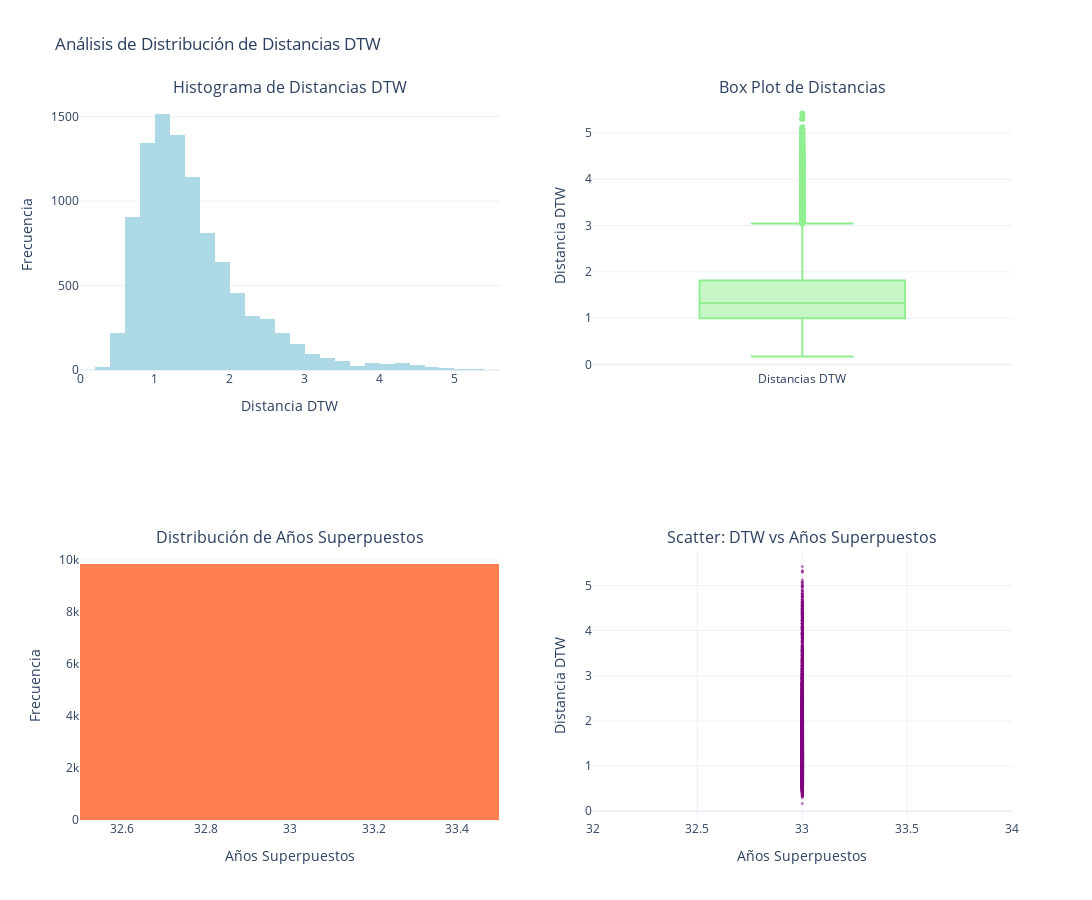

This figure's notebook cell:
### Markdown cell above
## 7. Análisis de Distribución de Distancias

Visualización de la distribución general de distancias DTW en todo el dataset.

### Code cell
# Crear visualización de distribución
fig = make_subplots(
    rows=2, cols=2,
    subplot_titles=(
        'Histograma de Distancias DTW',
        'Box Plot de Distancias',
        'Distribución de Años Superpuestos',
        'Scatter: DTW vs Años Superpuestos'
    ),
    specs=[[{'type': 'histogram'}, {'type': 'box'}],
           [{'type': 'histogram'}, {'type': 'scatter'}]]
)

# Histograma de distancias
fig.add_trace(
    go.Histogram(
        x=df_distances_valid['dtw_distance'],
        nbinsx=50,
        name='Distancias DTW',
        marker_color='lightblue'
    ),
    row=1, col=1
)

# Box plot de distancias
fig.add_trace(
    go.Box(
        y=df_distances_valid['dtw_distance'],
        name='Distancias DTW',
        marker_color='lightgreen'
    ),
    row=1, col=2
)

# Histograma de años superpuestos
fig.add_trace(
    go.Histogram(
        x=df_distances_valid['overlap_years'],
        nbinsx=30,
        name='Años Superpuestos',
        marker_color='coral'
    ),
    row=2, col=1
)

# Scatter plot
fig.add_trace(
    go.Scatter(
        x=df_distances_valid['overlap_years'],
        y=df_distances_valid['dtw_distance'],
        mode='markers',
        marker=dict(size=3, color='purple', opacity=0.5),
        name='Pares de países',
        hovertemplate='Años: %{x}<br>DTW: %{y:.4f}<extra></extra>'
    ),
    row=2, col=2
)

fig.update_layout(
    title='Análisis de Distribución de Distancias DTW',
    height=900,
    width=1200,
    showlegend=False,
    template='plotly_white'
)

fig.update_xaxes(title_text="Distancia DTW", row=1, col=1)
fig.update_yaxes(title_text="Frecuencia", row=1, col=1)
fig.update_yaxes(title_text="Distancia DTW", row=1, col=2)
fig.update_xaxes(title_text="Años Superpuestos", row=2, col=1)
fig.update_yaxes(title_text="Frecuencia", row=2, col=1)
fig.update_xaxes(title_text="Años Superpuestos", row=2, col=2)
fig.update_yaxes(title_text="Distancia DTW", row=2, col=2)

fig.show()

# Estadísticas resumidas
print("\n" + "="*80)
print("📊 ESTADÍSTICAS GLOBALES DEL CACHE DTW")
print("="*80 + "\n")

print(f"Total de pares válidos: {len(df_distances_valid):,}")
print(f"Total de países únicos: {len(set(df_distances_valid['country1']) | set(df_distances_valid['country2']))}")

print(f"\n📏 Distancias DTW:")
print(f"   Mínima:    {df_distances_valid['dtw_distance'].min():.4f}")
print(f"   Máxima:    {df_distances_valid['dtw_distance'].max():.4f}")
print(f"   Media:     {df_distances_valid['dtw_distance'].mean():.4f}")
print(f"   Mediana:   {df_distances_valid['dtw_distance'].median():.4f}")
print(f"   Std Dev:   {df_distances_valid['dtw_distance'].std():.4f}")

print(f"\n📅 Años Superpuestos:")
print(f"   Mínimo:    {int(df_distances_valid['overlap_years'].min())} años")
print(f"   Máximo:    {int(df_distances_valid['overlap_years'].max())} años")
print(f"   Media:     {df_distances_valid['overlap_years'].mean():.1f} años")
print(f"   Mediana:   {int(df_distances_valid['overlap_years'].median())} años")

# Percentiles
print(f"\n📊 Percentiles de Distancias DTW:")
percentiles = [10, 25, 50, 75, 90, 95, 99]
for p in percentiles:
    val = np.percentile(df_distances_valid['dtw_distance'], p)
    print(f"   P{p:2d}:  {val:.4f}")

print(f"\n" + "="*80)

### Figure 1 — Plotly figure (JSON) as saved in the notebook; plotly's stock layout.template omitted (floating-point values rounded to 4 significant figures; data arrays with more than 128 entries replaced by an {"elided": "..."} marker saying what was removed)
{"data": [{"marker": {"color": "lightblue"}, "name": "Distancias DTW", "nbinsx": 50, "type": "histogram", "x": {"elided": "9870 float values"}, "xaxis": "x", "yaxis": "y"}, {"marker": {"color": "lightgreen"}, "name": "Distancias DTW", "type": "box", "xaxis": "x2", "y": {"elided": "9870 float values"}, "yaxis": "y2"}, {"marker": {"color": "coral"}, "name": "Años Superpuestos", "nbinsx": 30, "type": "histogram", "x": {"elided": "9870 int values"}, "xaxis": "x3", "yaxis": "y3"}, {"hovertemplate": "Años: %{x}<br>DTW: %{y:.4f}<extra></extra>", "marker": {"color": "purple", "opacity": 0.5, "size": 3}, "mode": "markers", "name": "Pares de países", "type": "scatter", "x": {"elided": "9870 int values"}, "xaxis": "x4", "y": {"elided": "9870 float values"}, "yaxis": "y4"}], "layout": {"annotations": [{"font": {"size": 16}, "showarrow": false, "text": "Histograma de Distancias DTW", "x": 0.225, "xanchor": "center", "xref": "paper", "y": 1, "yanchor": "bottom", "yref": "paper"}, {"font": {"size": 16}, "showarrow": false, "text": "Box Plot de Distancias", "x": 0.775, "xanchor": "center", "xref": "paper", "y": 1, "yanchor": "bottom", "yref": "paper"}, {"font": {"size": 16}, "showarrow": false, "text": "Distribución de Años Superpuestos", "x": 0.225, "xanchor": "center", "xref": "paper", "y": 0.375, "yanchor": "bottom", "yref": "paper"}, {"font": {"size": 16}, "showarrow": false, "text": "Scatter: DTW vs Años Superpuestos", "x": 0.775, "xanchor": "center", "xref": "paper", "y": 0.375, "yanchor": "bottom", "yref": "paper"}], "height": 900, "showlegend": false, "title": {"text": "Análisis de Distribución de Distancias DTW"}, "width": 1200, "xaxis": {"anchor": "y", "domain": [0, 0.45], "title": {"text": "Distancia DTW"}}, "xaxis2": {"anchor": "y2", "domain": [0.55, 1]}, "xaxis3": {"anchor": "y3", "domain": [0, 0.45], "title": {"text": "Años Superpuestos"}}, "xaxis4": {"anchor": "y4", "domain": [0.55, 1], "title": {"text": "Años Superpuestos"}}, "yaxis": {"anchor": "x", "domain": [0.625, 1], "title": {"text": "Frecuencia"}}, "yaxis2": {"anchor": "x2", "domain": [0.625, 1], "title": {"text": "Distancia DTW"}}, "yaxis3": {"anchor": "x3", "domain": [0, 0.375], "title": {"text": "Frecuencia"}}, "yaxis4": {"anchor": "x4", "domain": [0, 0.375], "title": {"text": "Distancia DTW"}}}}
